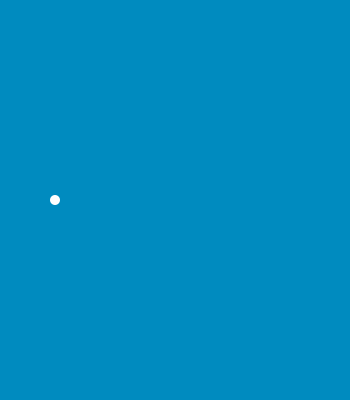
Frame 1 (no input)
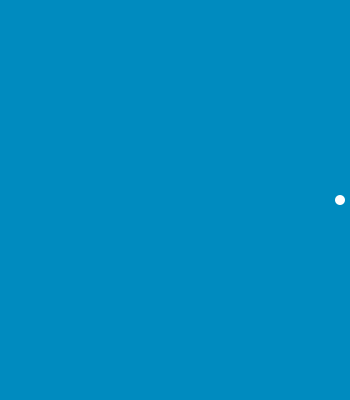
Frame 60 (the mouse pressed at the canvas centre just before this capture)
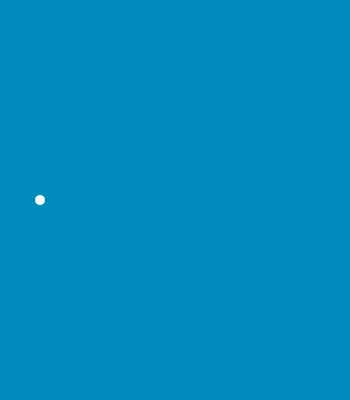
Frame 120 (the mouse held since frame 60 and released just before this capture)

The Processing sketch that drew these frames (run headless with seeded random() and noise(); from frame 60 on, the mouse is pressed at the canvas centre):

// Processing sketch: processing_113825
// ── processing_113825.pde

int diameter = 10;
int positionX = 50;
int Switch = 0;

void setup(){
  size(350,400);
  rectMode(CENTER);
}

void draw(){
  background(0,139,191);
  
  if(positionX == width-diameter/2){
    Switch = 1;
  }
  if(positionX == diameter/2){
    Switch = 0;
  }
  if(Switch == 0 ){
    positionX = positionX + 5; //positionX = positionX +1;
  }
  else if(Switch == 1) {
    positionX = positionX - 5;    
  }
  
  noStroke();  
  ellipse(positionX,height/2,diameter,diameter);
  
  
  }  
